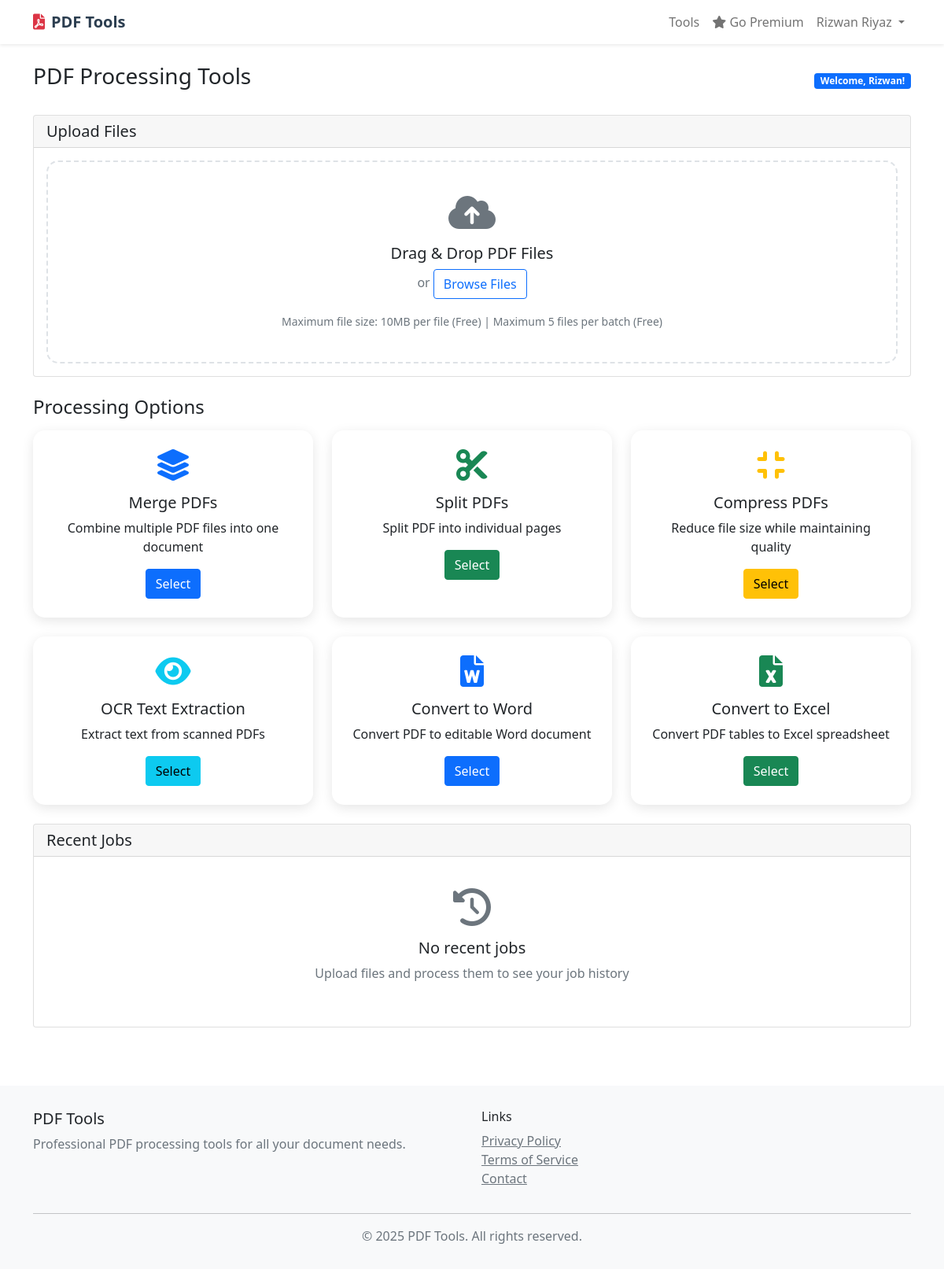
The page /tools (signed in) on the database as committed earlier.
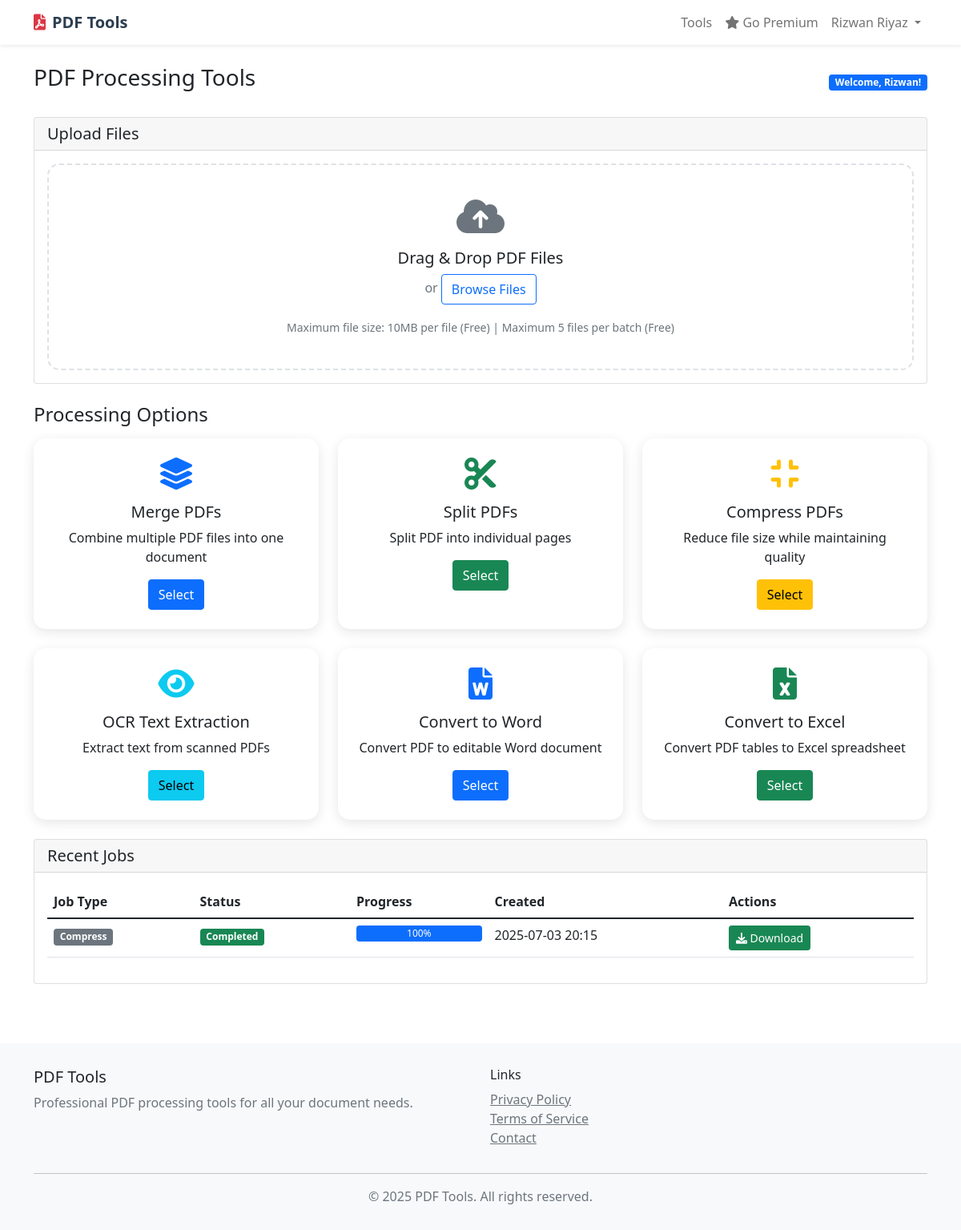
The same page on the database as committed later.
### models.py (models this page shows, shortened)
class User(UserMixin, db.Model):
    __tablename__ = 'users'
    id = db.Column(db.String, primary_key=True)
    email = db.Column(db.String, unique=True, nullable=False)
    first_name = db.Column(db.String, nullable=False)
    last_name = db.Column(db.String, nullable=False)
    password_hash = db.Column(db.String(256), nullable=True)  # For custom auth
    profile_image_url = db.Column(db.String, nullable=True)
    is_premium = db.Column(db.Boolean, default=False)
    created_at = db.Column(db.DateTime, default=datetime.now)
    updated_at = db.Column(db.DateTime, default=datetime.now, onupdate=datetime.now)
    jobs = db.relationship('ProcessingJob', backref='user', lazy=True, cascade='all, delete-orphan')
    def has_active_subscription(self):
        if self.is_premium:
            return True
        for subscription in self.subscriptions:
            if subscription.is_active():
                return True
        return False

class ProcessingJob(db.Model):
    __tablename__ = 'processing_jobs'
    id = db.Column(db.String, primary_key=True)
    user_id = db.Column(db.String, db.ForeignKey('users.id'), nullable=False)
    job_type = db.Column(db.Enum(JobType), nullable=False)
    status = db.Column(db.Enum(JobStatus), default=JobStatus.PENDING)
    input_files = db.Column(Text)  # JSON string of input file paths
    output_files = db.Column(Text)  # JSON string of output file paths
    progress = db.Column(db.Integer, default=0)  # 0-100
    total_files = db.Column(db.Integer, default=0)
    processed_files = db.Column(db.Integer, default=0)
    error_message = db.Column(Text)
    created_at = db.Column(db.DateTime, default=datetime.now)
    started_at = db.Column(db.DateTime)
    completed_at = db.Column(db.DateTime)
    settings = db.Column(Text)  # JSON string for job-specific settings

### routes.py (the view)
@app.route('/tools')
@login_required
def tools():
    user_jobs = ProcessingJob.query.filter_by(user_id=current_user.id).order_by(ProcessingJob.created_at.desc()).limit(10).all()
    return render_template('tools.html', user=current_user, recent_jobs=user_jobs)

### routes.py (called while the page is built)
@login_manager.user_loader
def load_user(user_id):
    return User.query.get(str(user_id))

@app.before_request
def make_session_permanent():
    session.permanent = True

### templates/tools.html (shortened to what this page needs)
{% extends "base.html" %}
{% block content %}
<div class="container py-4">
    <div class="row">
        <div class="col-12">
            <div class="d-flex justify-content-between align-items-center mb-4">
                <h1 class="h3">PDF Processing Tools</h1>
                <div>
                    <span class="badge bg-primary">Welcome, {{ user.first_name }}!</span>
                </div>
            </div>
        </div>
    </div>
    <div class="row mb-4">
        <div class="col-12">
            <div class="card">
                <div class="card-header">
                    <h5 class="card-title mb-0">Upload Files</h5>
                </div>
                <div class="card-body">
                    <div class="upload-area" id="uploadArea">
                        <i class="fas fa-cloud-upload-alt mb-3" style="font-size: 3rem; color: #6c757d;"></i>
                        <h5>Drag & Drop PDF Files</h5>
                        <p class="text-muted">or <button class="btn btn-outline-primary" onclick="document.getElementById('fileInput').click()">Browse Files</button></p>
                        <div class="mt-3">
                            <small class="text-muted">
                                Maximum file size: 10MB per file (Free) | Maximum 5 files per batch (Free)
                            </small>
                        </div>
                    </div>
                </div>
            </div>
        </div>
    </div>
    <div class="row mb-4">
        <div class="col-12">
            <h4 class="mb-3">Processing Options</h4>
            <div class="row g-4">
                <div class="col-md-6 col-lg-4">
                    <div class="card tool-card h-100">
                        <div class="card-body text-center p-4">
                            <i class="fas fa-layer-group text-primary mb-3" style="font-size: 2.5rem;"></i>
                            <h5 class="card-title">Merge PDFs</h5>
                            <p class="card-text">Combine multiple PDF files into one document</p>
                            <button class="btn btn-primary" onclick="selectTool('merge')">Select</button>
                        </div>
                    </div>
                </div>
                <div class="col-md-6 col-lg-4">
                    <div class="card tool-card h-100">
                        <div class="card-body text-center p-4">
                            <i class="fas fa-cut text-success mb-3" style="font-size: 2.5rem;"></i>
                            <h5 class="card-title">Split PDFs</h5>
                            <p class="card-text">Split PDF into individual pages</p>
                            <button class="btn btn-success" onclick="selectTool('split')">Select</button>
                        </div>
                    </div>
                </div>
                <div class="col-md-6 col-lg-4">
                    <div class="card tool-card h-100">
                        <div class="card-body text-center p-4">
                            <i class="fas fa-compress text-warning mb-3" style="font-size: 2.5rem;"></i>
                            <h5 class="card-title">Compress PDFs</h5>
                            <p class="card-text">Reduce file size while maintaining quality</p>
                            <button class="btn btn-warning" onclick="selectTool('compress')">Select</button>
                        </div>
                    </div>
                </div>
                <div class="col-md-6 col-lg-4">
                    <div class="card tool-card h-100">
                        <div class="card-body text-center p-4">
                            <i class="fas fa-eye text-info mb-3" style="font-size: 2.5rem;"></i>
                            <h5 class="card-title">OCR Text Extraction</h5>
                            <p class="card-text">Extract text from scanned PDFs</p>
                            <button class="btn btn-info" onclick="selectTool('ocr')">Select</button>
                        </div>
                    </div>
                </div>
                <div class="col-md-6 col-lg-4">
                    <div class="card tool-card h-100">
                        <div class="card-body text-center p-4">
                            <i class="fas fa-file-word text-primary mb-3" style="font-size: 2.5rem;"></i>
                            <h5 class="card-title">Convert to Word</h5>
                            <p class="card-text">Convert PDF to editable Word document</p>
                            <button class="btn btn-primary" onclick="selectTool('convert_word')">Select</button>
                        </div>
                    </div>
                </div>
                <div class="col-md-6 col-lg-4">
                    <div class="card tool-card h-100">
                        <div class="card-body text-center p-4">
                            <i class="fas fa-file-excel text-success mb-3" style="font-size: 2.5rem;"></i>
                            <h5 class="card-title">Convert to Excel</h5>
                            <p class="card-text">Convert PDF tables to Excel spreadsheet</p>
                            <button class="btn btn-success" onclick="selectTool('convert_excel')">Select</button>
                        </div>
                    </div>
                </div>
            </div>
        </div>
    </div>
    <div class="row">
        <div class="col-12">
            <div class="card">
                <div class="card-header">
                    <h5 class="card-title mb-0">Recent Jobs</h5>
                </div>
                <div class="card-body">
                    {% if recent_jobs %}
                        <div class="table-responsive">
                            <table class="table table-hover">
                                <thead>
                                    <tr>
                                        <th>Job Type</th>
                                        <th>Status</th>
                                        <th>Progress</th>
                                        <th>Created</th>
                                        <th>Actions</th>
                                    </tr>
                                </thead>
                                <tbody>
                                    {% for job in recent_jobs %}
                                    <tr>
                                        <td>
                                            <span class="badge bg-secondary">{{ job.job_type.value.title() }}</span>
                                        </td>
                                        <td>
                                            {% if job.status.value == 'completed' %}
                                                <span class="badge bg-success">{{ job.status.value.title() }}</span>
                                            {% elif job.status.value == 'failed' %}
                                                <span class="badge bg-danger">{{ job.status.value.title() }}</span>
                                            {% elif job.status.value == 'processing' %}
                                                <span class="badge bg-info">{{ job.status.value.title() }}</span>
                                            {% else %}
                                                <span class="badge bg-warning">{{ job.status.value.title() }}</span>
                                            {% endif %}
                                        </td>
                                        <td>
                                            <div class="progress" style="height: 20px;">
                                                <div class="progress-bar" role="progressbar" style="width: {{ job.progress }}%">
                                                    {{ job.progress }}%
                                                </div>
                                            </div>
                                        </td>
                                        <td>{{ job.created_at.strftime('%Y-%m-%d %H:%M') }}</td>
                                        <td>
                                            {% if job.status.value == 'completed' %}
                                                <a href="{{ url_for('download_job_results', job_id=job.id) }}" class="btn btn-sm btn-success">
                                                    <i class="fas fa-download"></i> Download
                                                </a>
                                            {% elif job.status.value in ['pending', 'processing'] %}
                                                <button class="btn btn-sm btn-warning" onclick="cancelJob('{{ job.id }}')">
                                                    <i class="fas fa-times"></i> Cancel
                                                </button>
                                            {% endif %}
                                        </td>
                                    </tr>
                                    {% endfor %}
                                </tbody>
                            </table>
                        </div>
                    {% else %}
                        <div class="text-center py-4">
                            <i class="fas fa-history text-muted mb-3" style="font-size: 3rem;"></i>
                            <h5>No recent jobs</h5>
                            <p class="text-muted">Upload files and process them to see your job history</p>
                        </div>
                    {% endif %}
                </div>
            </div>
        </div>
    </div>
</div>
{% endblock %}

### templates/base.html (shortened to what this page needs)
<!DOCTYPE html>
<html lang="en">
<head>
    <link href="https://cdn.jsdelivr.net/npm/bootstrap@5.1.3/dist/css/bootstrap.min.css" rel="stylesheet">
    <link href="https://cdnjs.cloudflare.com/ajax/libs/font-awesome/6.0.0/css/all.min.css" rel="stylesheet">
</head>
<body>
    <nav class="navbar navbar-expand-lg navbar-light bg-white shadow-sm">
        <div class="container">
            <a class="navbar-brand" href="{{ url_for('index') }}">
                <i class="fas fa-file-pdf text-danger me-2"></i>PDF Tools
            </a>
            <div class="collapse navbar-collapse" id="navbarNav">
                <ul class="navbar-nav ms-auto">
                    {% if current_user.is_authenticated %}
                        <li class="nav-item">
                            <a class="nav-link" href="{{ url_for('tools') }}">Tools</a>
                        </li>
                        <li class="nav-item">
                            <a class="nav-link" href="{{ url_for('premium') }}">
                                {% if current_user.has_active_subscription() %}
                                    <i class="fas fa-crown text-warning"></i> Premium
                                {% else %}
                                    <i class="fas fa-star"></i> Go Premium
                                {% endif %}
                            </a>
                        </li>
                        <li class="nav-item dropdown">
                            <a class="nav-link dropdown-toggle" href="#" id="navbarDropdown" role="button" data-bs-toggle="dropdown">
                                {{ current_user.first_name }} {{ current_user.last_name }}
                            </a>
                        </li>
                    {% endif %}
                </ul>
            </div>
        </div>
    </nav>
    <main>
        {% block content %}{% endblock %}
    </main>
    <footer class="footer">
        <div class="container">
            <div class="row">
                <div class="col-md-6">
                    <h5>PDF Tools</h5>
                    <p class="text-muted">Professional PDF processing tools for all your document needs.</p>
                </div>
                <div class="col-md-6">
                    <h6>Links</h6>
                    <ul class="list-unstyled">
                        <li><a href="{{ url_for('privacy') }}" class="text-muted">Privacy Policy</a></li>
                        <li><a href="{{ url_for('terms') }}" class="text-muted">Terms of Service</a></li>
                        <li><a href="{{ url_for('contact') }}" class="text-muted">Contact</a></li>
                    </ul>
                </div>
            </div>
            <hr>
            <div class="text-center">
                <p class="text-muted mb-0">&copy; 2025 PDF Tools. All rights reserved.</p>
            </div>
        </div>
    </footer>
</body>
</html>

### templates/base.html (style rules this page uses)
.navbar-brand { font-weight: bold; color: #2c3e50 !important; }
.tool-card { border: none; border-radius: 15px; box-shadow: 0 4px 15px rgba(0, 0, 0, 0.1); transition: all 0.3s ease; }
.upload-area { border: 2px dashed #dee2e6; border-radius: 15px; padding: 40px; text-align: center; transition: all 0.3s ease; }
.footer { background-color: #f8f9fa; padding: 30px 0; margin-top: 50px; }

Rows that differ between the two databases and show on the page:
added ProcessingJob: job_type.value "Compress", status.value "Completed", progress "100", created_at "2025-07-03 20:15"
Other text that changed with them:
text no longer shown: "No recent jobs Upload files and process them to see your job history"
text now shown: "Job Type Status Progress Created Actions"
